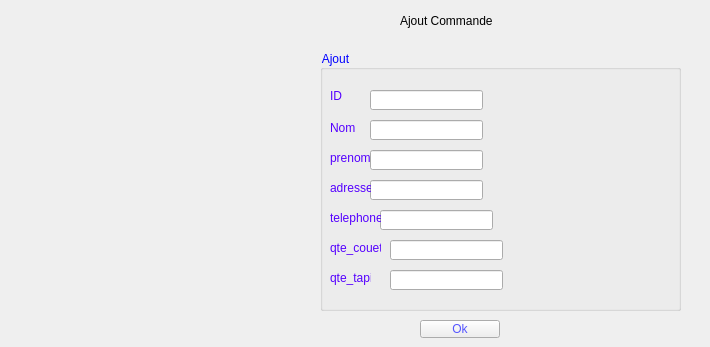
           <widget class="QWidget" name="tab_15">
            <attribute name="title">
             <string>Ajout Commande</string>
            </attribute>
            <widget class="QGroupBox" name="groupBox_2">
             <property name="geometry">
              <rect>
               <x>320</x>
               <y>50</y>
               <width>361</width>
               <height>261</height>
              </rect>
             </property>
             <property name="styleSheet">
              <string notr="true">color:blue;</string>
             </property>
             <property name="title">
              <string>Ajout</string>
             </property>
             <widget class="QLabel" name="label_13">
              <property name="geometry">
               <rect>
                <x>10</x>
                <y>40</y>
                <width>37</width>
                <height>12</height>
               </rect>
              </property>
              <property name="styleSheet">
               <string notr="true">color:Black;
color: rgb(85, 0, 255);</string>
              </property>
              <property name="text">
               <string>ID </string>
              </property>
             </widget>
             <widget class="QLineEdit" name="id_2">
              <property name="geometry">
               <rect>
                <x>50</x>
                <y>40</y>
                <width>113</width>
                <height>20</height>
               </rect>
              </property>
             </widget>
             <widget class="QLabel" name="label_14">
              <property name="geometry">
               <rect>
                <x>10</x>
                <y>70</y>
                <width>41</width>
                <height>16</height>
               </rect>
              </property>
              <property name="styleSheet">
               <string notr="true">color:Black;
color: rgb(85, 0, 255);</string>
              </property>
              <property name="text">
               <string>Nom</string>
              </property>
             </widget>
             <widget class="QLineEdit" name="nom_3">
              <property name="geometry">
               <rect>
                <x>50</x>
                <y>70</y>
                <width>113</width>
                <height>20</height>
               </rect>
              </property>
             </widget>
             <widget class="QLineEdit" name="prenom_3">
              <property name="geometry">
               <rect>
                <x>50</x>
                <y>100</y>
                <width>113</width>
                <height>20</height>
               </rect>
              </property>
             </widget>
             <widget class="QLabel" name="label_15">
              <property name="geometry">
               <rect>
                <x>10</x>
                <y>100</y>
                <width>41</width>
                <height>16</height>
               </rect>
              </property>
              <property name="styleSheet">
               <string notr="true">color:Black;
color: rgb(85, 0, 255);</string>
              </property>
              <property name="text">
               <string>prenom</string>
              </property>
             </widget>
             <widget class="QLineEdit" name="adresse_2">
              <property name="geometry">
               <rect>
                <x>50</x>
                <y>130</y>
                <width>113</width>
                <height>20</height>
               </rect>
              </property>
              <property name="text">
               <string/>
              </property>
             </widget>
             <widget class="QLabel" name="label_16">
              <property name="geometry">
               <rect>
                <x>10</x>
                <y>130</y>
                <width>41</width>
                <height>16</height>
               </rect>
              </property>
              <property name="styleSheet">
               <string notr="true">color:Black;
color: rgb(85, 0, 255);</string>
              </property>
              <property name="text">
               <string>adresse</string>
              </property>
             </widget>
             <widget class="QLineEdit" name="telephone_2">
              <property name="geometry">
               <rect>
                <x>60</x>
                <y>160</y>
                <width>113</width>
                <height>20</height>
               </rect>
              </property>
             </widget>
             <widget class="QLabel" name="label_17">
              <property name="geometry">
               <rect>
                <x>10</x>
                <y>160</y>
                <width>51</width>
                <height>16</height>
               </rect>
              </property>
              <property name="styleSheet">
               <string notr="true">color:Black;
color: rgb(85, 0, 255);</string>
              </property>
              <property name="text">
               <string>telephone</string>
              </property>
             </widget>
             <widget class="QLineEdit" name="qte_tapis_2">
              <property name="geometry">
               <rect>
                <x>70</x>
                <y>220</y>
                <width>113</width>
                <height>20</height>
               </rect>
              </property>
             </widget>
             <widget class="QLabel" name="label_18">
              <property name="geometry">
               <rect>
                <x>10</x>
                <y>220</y>
                <width>41</width>
                <height>16</height>
               </rect>
              </property>
              <property name="styleSheet">
               <string notr="true">color:Black;
color: rgb(85, 0, 255);</string>
              </property>
              <property name="text">
               <string>qte_tapis</string>
              </property>
             </widget>
             <widget class="QLineEdit" name="qte_couette_2">
              <property name="geometry">
               <rect>
                <x>70</x>
                <y>190</y>
                <width>113</width>
                <height>20</height>
               </rect>
              </property>
             </widget>
             <widget class="QLabel" name="label_19">
              <property name="geometry">
               <rect>
                <x>10</x>
                <y>190</y>
                <width>51</width>
                <height>16</height>
               </rect>
              </property>
              <property name="styleSheet">
               <string notr="true">color:Black;
color: rgb(85, 0, 255);</string>
              </property>
              <property name="text">
               <string>qte_couette</string>
              </property>
             </widget>
            </widget>
            <widget class="QPushButton" name="ok_2">
             <property name="geometry">
              <rect>
               <x>420</x>
               <y>320</y>
               <width>80</width>
               <height>18</height>
              </rect>
             </property>
             <property name="styleSheet">
              <string notr="true">color: rgb(85, 85, 255);</string>
             </property>
             <property name="text">
              <string>Ok</string>
             </property>
            </widget>
            <widget class="QLabel" name="label_20">
             <property name="geometry">
              <rect>
               <x>400</x>
               <y>-20</y>
               <width>301</width>
               <height>81</height>
              </rect>
             </property>
             <property name="styleSheet">
              <string notr="true">font: 700 26pt &quot;Segoe UI&quot;;
</string>
             </property>
             <property name="text">
              <string>Ajout Commande</string>
             </property>
            </widget>
           </widget>
